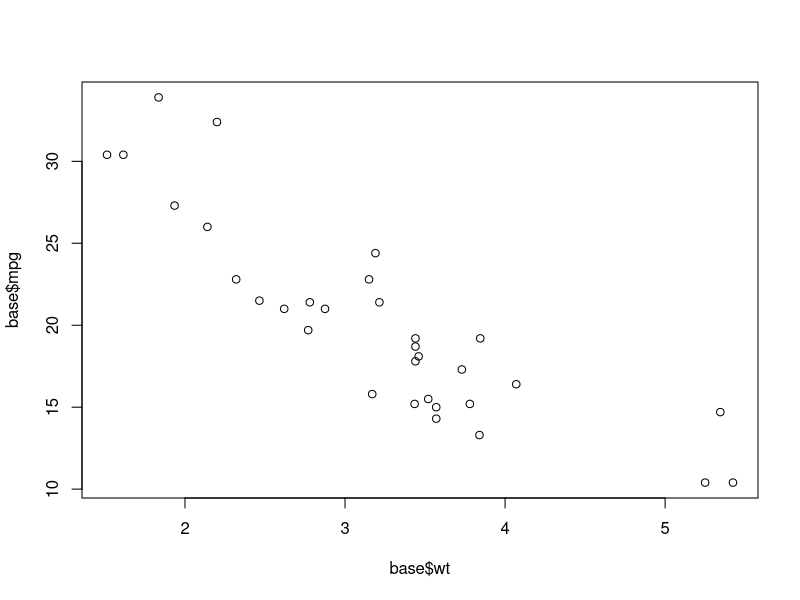
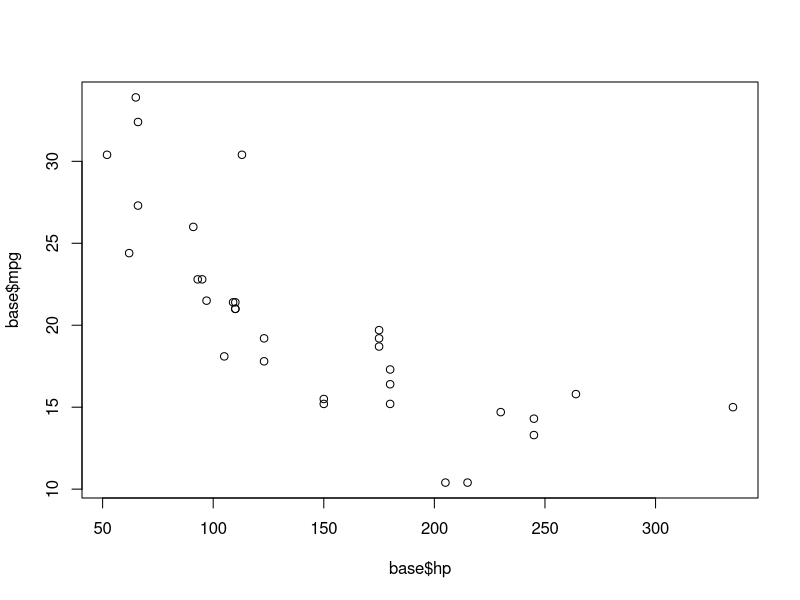
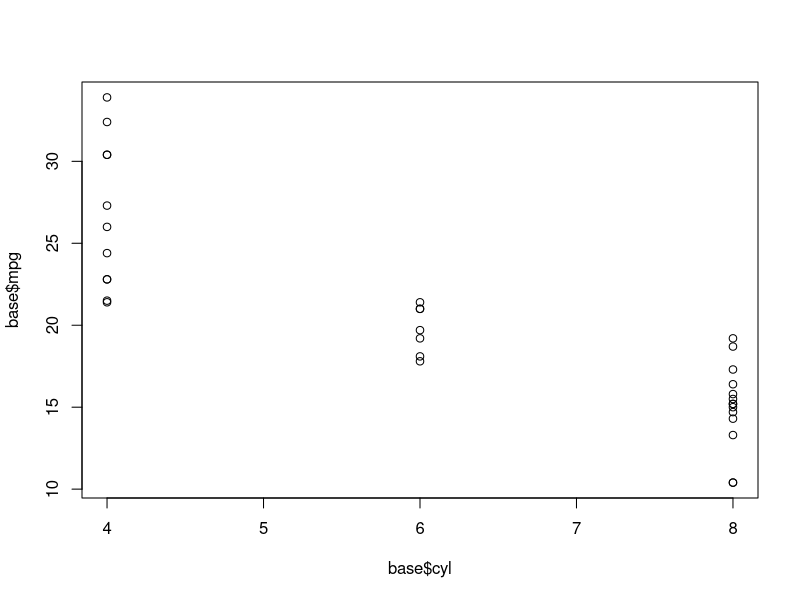
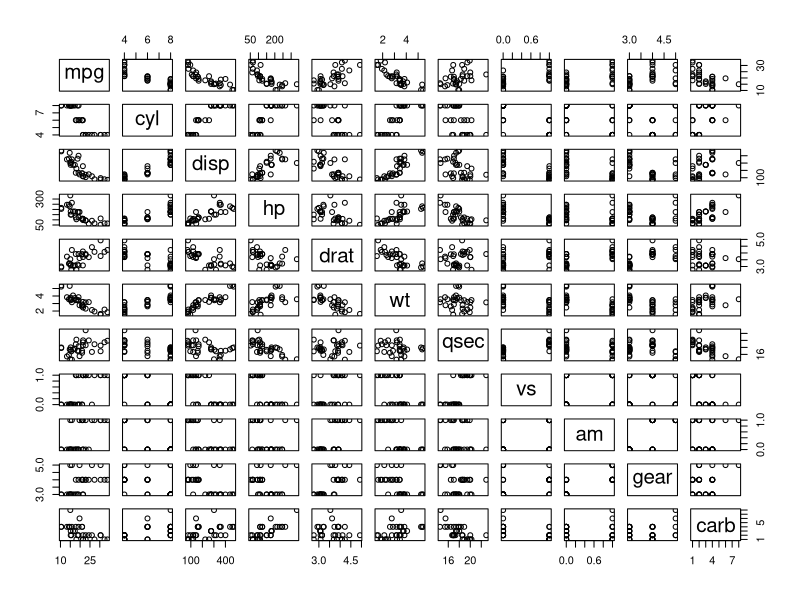

These figures' R source, in order:
library(datasets)

base <- mtcars

head(base)
?mtcars

str(base)


plot( base$wt , base$mpg)
plot( base$hp , base$mpg)
plot ( base$cyl , base$mpg  )

pairs(base)

economicos <- base$mpg > 30

base[ economicos , ]


summary(base$mpg)
desvioPadrao <- sd(base$mpg)
media <- mean(base$mpg)
media
desvioPadrao

limiar <- media - desvioPadrao


carroRuim <- base$mpg < limiar

base[ carroRuim , ]

